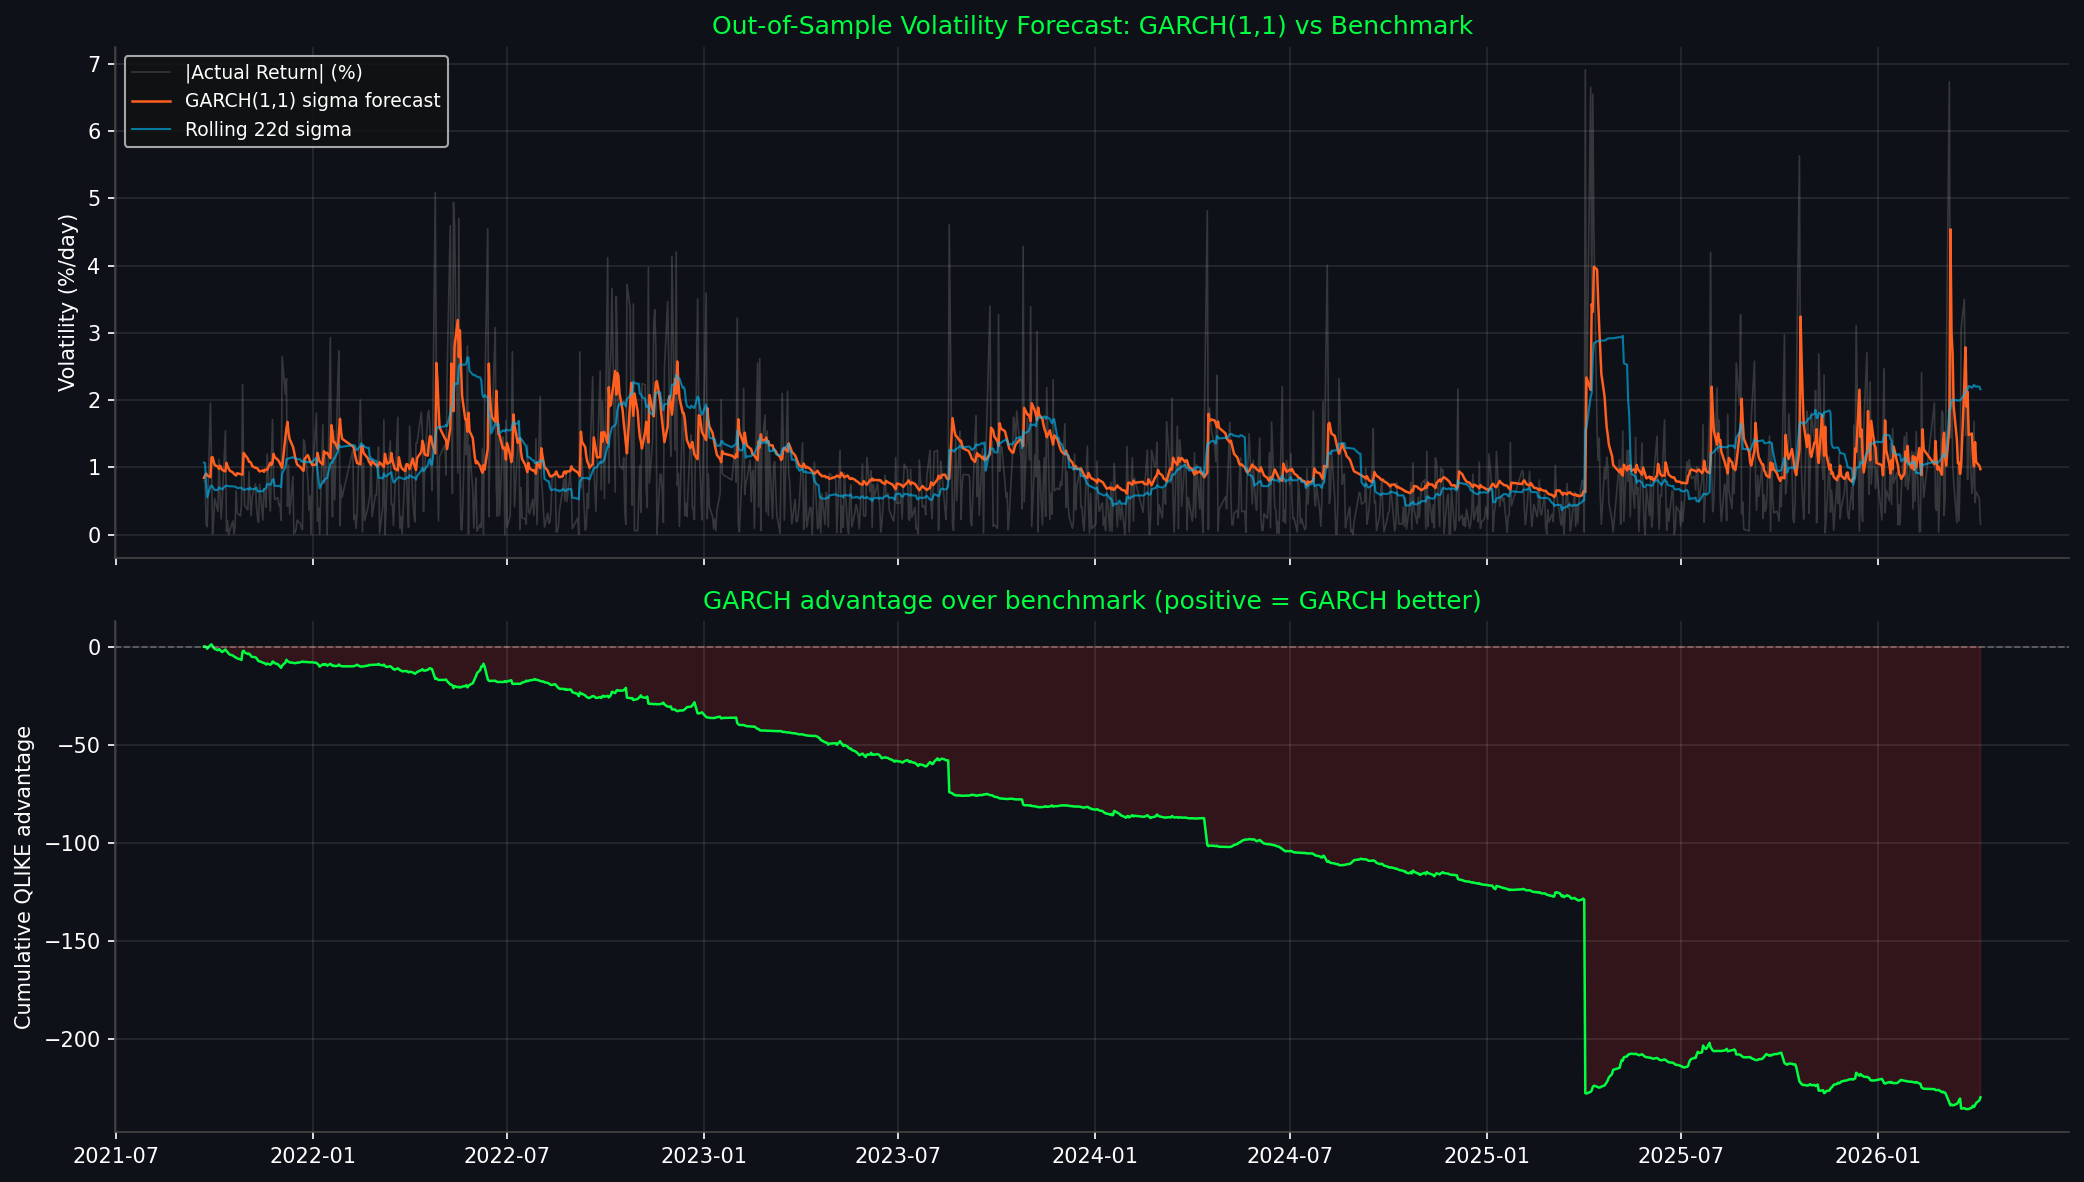

Here is the Python script that generated this plot:
"""
GARCH Forecast Evaluation -- Financial Entropy Agent
Out-of-sample rolling-window forecast validation: GARCH(1,1) vs 22-day rolling std.

Method:
    1. Load VNINDEX OHLCV from 2020-01-01
    2. Rolling 504-day training window, 1-step-ahead variance forecast
    3. Benchmark: simple 22-day rolling std
    4. QLIKE loss + MSE variance + Pearson correlation
    5. Time-series plot of forecasts vs realized, cumulative QLIKE advantage
"""

import sys
import os
import warnings
import numpy as np
import pandas as pd
import matplotlib
matplotlib.use("Agg")   # non-interactive — avoids blocking on headless terminals
import matplotlib.pyplot as plt
from arch import arch_model

warnings.filterwarnings("ignore")

# --- Allow imports from project root ---
sys.path.insert(0, os.path.join(os.path.dirname(__file__), ".."))

from skills.data_skill import get_latest_market_data

TRAIN_WINDOW: int = 504          # 2 trading years
OUTPUT_DIR: str   = os.path.dirname(__file__)


# ==============================================================================
# STEP 1: LOAD DATA
# ==============================================================================
def load_data(start_date: str = "2020-01-01") -> pd.DataFrame:
    print(f"[1/6] Fetching VNINDEX from {start_date} ...")
    df = get_latest_market_data(ticker="VNINDEX", start_date=start_date)
    if df is None or len(df) < TRAIN_WINDOW + 50:
        raise RuntimeError(f"Need at least {TRAIN_WINDOW + 50} trading days.")
    df = df.sort_index()
    print(f"      {len(df)} trading days loaded  [{df.index[0].date()} to {df.index[-1].date()}]")
    return df


# ==============================================================================
# STEP 2: ROLLING WINDOW FORECAST
# ==============================================================================
def run_rolling_forecast(df: pd.DataFrame) -> pd.DataFrame:
    print(f"[2/6] Rolling GARCH(1,1) forecast  (window={TRAIN_WINDOW}, step=1) ...")
    log_rets = np.log(df["Close"] / df["Close"].shift(1)).dropna() * 100
    n = len(log_rets)

    results: list[dict] = []

    for t in range(TRAIN_WINDOW, n - 1):
        train = log_rets.iloc[t - TRAIN_WINDOW : t]
        actual_return = log_rets.iloc[t]

        try:
            am  = arch_model(train, vol="Garch", p=1, q=1, dist="Normal")
            res = am.fit(disp="off", options={"maxiter": 300})
            forecast = res.forecast(horizon=1)
            sigma_forecast = float(forecast.variance.iloc[-1, 0] ** 0.5)
        except Exception:
            continue

        results.append({
            "date":             log_rets.index[t],
            "actual_return":    float(actual_return),
            "actual_sq_return": float(actual_return ** 2),
            "sigma_forecast":   sigma_forecast,
            "sigma_sq_forecast": sigma_forecast ** 2,
        })

        if len(results) % 100 == 0:
            print(f"  Processed {len(results)} forecasts ...")

    res_df = pd.DataFrame(results).set_index("date")
    print(f"      Total forecasts: {len(res_df)}")
    return res_df, log_rets


# ==============================================================================
# STEP 3: BENCHMARK — 22-DAY ROLLING STD
# ==============================================================================
def add_benchmark(res_df: pd.DataFrame, log_rets: pd.Series) -> pd.DataFrame:
    print("[3/6] Computing 22-day rolling std benchmark ...")
    rolling_std = log_rets.rolling(22).std()
    res_df["benchmark_sigma"] = rolling_std.reindex(res_df.index).values

    # Drop rows where benchmark is NaN (first 22 days of test period)
    res_df = res_df.dropna(subset=["benchmark_sigma"])
    # Guard: replace zero/negative benchmark with tiny floor to avoid log(0)
    res_df["benchmark_sigma"] = res_df["benchmark_sigma"].clip(lower=1e-8)
    print(f"      Benchmark rows after dropna: {len(res_df)}")
    return res_df


# ==============================================================================
# STEP 4: EVALUATION METRICS
# ==============================================================================
def qlike(realized_sq: np.ndarray, forecast_sq: np.ndarray) -> float:
    """
    QLIKE loss: mean(h_t/sigma_t^2 + log(sigma_t^2)) — Patton (2011).
    Equivalent robust form: mean(u - log(u) - 1) where u = realized/forecast.
    Lower is better. Robust to outliers vs MSE.
    """
    forecast_sq = np.clip(forecast_sq, 1e-12, None)   # avoid log(0)
    ratio = realized_sq / forecast_sq
    ratio = np.clip(ratio, 1e-12, None)
    return float(np.mean(ratio - np.log(ratio) - 1))


def evaluate(res_df: pd.DataFrame) -> dict:
    print("[4/6] Computing evaluation metrics ...")

    r2   = res_df["actual_sq_return"].values
    g2   = res_df["sigma_sq_forecast"].values
    b2   = (res_df["benchmark_sigma"].values) ** 2

    qlike_garch = qlike(r2, g2)
    qlike_bench = qlike(r2, b2)

    mse_garch = float(np.mean((r2 - g2) ** 2))
    mse_bench = float(np.mean((r2 - b2) ** 2))

    corr = float(res_df["sigma_forecast"].corr(res_df["actual_return"].abs()))

    print(f"\n  QLIKE - GARCH:     {qlike_garch:.4f}")
    print(f"  QLIKE - Rolling22: {qlike_bench:.4f}")
    print(f"  GARCH better (QLIKE): {qlike_garch < qlike_bench}")

    print(f"\n  MSE Variance - GARCH:     {mse_garch:.4f}")
    print(f"  MSE Variance - Rolling22: {mse_bench:.4f}")

    print(f"\n  Correlation(sigma_forecast, |r_actual|): {corr:.4f}")

    return {
        "qlike_garch": qlike_garch,
        "qlike_bench": qlike_bench,
        "mse_garch":   mse_garch,
        "mse_bench":   mse_bench,
        "corr":        corr,
    }


# ==============================================================================
# STEP 5: VISUALIZATION
# ==============================================================================
def plot_results(res_df: pd.DataFrame) -> None:
    print("[5/6] Generating plots ...")

    fig, axes = plt.subplots(2, 1, figsize=(14, 8), sharex=True)
    fig.patch.set_facecolor("#0E1117")
    for ax in axes:
        ax.set_facecolor("#0E1117")
        ax.tick_params(colors="white")
        ax.spines["bottom"].set_color("#444")
        ax.spines["left"].set_color("#444")
        ax.spines["top"].set_visible(False)
        ax.spines["right"].set_visible(False)
        ax.yaxis.label.set_color("white")
        ax.xaxis.label.set_color("white")
        ax.title.set_color("#00FF41")

    # --- Top: sigma forecast vs |actual return| ---
    axes[0].plot(res_df.index, res_df["actual_return"].abs(),
                 alpha=0.25, color="#AAAAAA", linewidth=0.8, label="|Actual Return| (%)")
    axes[0].plot(res_df.index, res_df["sigma_forecast"],
                 color="#FF5F1F", linewidth=1.2, label="GARCH(1,1) sigma forecast")
    axes[0].plot(res_df.index, res_df["benchmark_sigma"],
                 color="#00BFFF", linewidth=1.0, alpha=0.6, label="Rolling 22d sigma")
    axes[0].legend(facecolor="#111", labelcolor="white", fontsize=9)
    axes[0].set_ylabel("Volatility (%/day)")
    axes[0].set_title("Out-of-Sample Volatility Forecast: GARCH(1,1) vs Benchmark")
    axes[0].grid(alpha=0.1, color="white")

    # --- Bottom: cumulative QLIKE advantage ---
    g2  = res_df["sigma_sq_forecast"].values.clip(1e-12)
    b2  = (res_df["benchmark_sigma"].values ** 2).clip(1e-12)
    r2  = res_df["actual_sq_return"].values

    def _pointwise_qlike(r2_arr: np.ndarray, s2_arr: np.ndarray) -> np.ndarray:
        ratio = np.clip(r2_arr / s2_arr, 1e-12, None)
        return ratio - np.log(ratio) - 1

    ql_garch = _pointwise_qlike(r2, g2)
    ql_bench = _pointwise_qlike(r2, b2)
    cum_diff  = (ql_bench - ql_garch).cumsum()

    axes[1].plot(res_df.index, cum_diff, color="#00FF41", linewidth=1.2)
    axes[1].axhline(0, color="white", linestyle="--", alpha=0.3, linewidth=0.8)
    axes[1].fill_between(res_df.index, cum_diff, 0,
                          where=(cum_diff > 0), alpha=0.15, color="#00FF41")
    axes[1].fill_between(res_df.index, cum_diff, 0,
                          where=(cum_diff < 0), alpha=0.15, color="#FF3131")
    axes[1].set_ylabel("Cumulative QLIKE advantage")
    axes[1].set_title("GARCH advantage over benchmark (positive = GARCH better)")
    axes[1].grid(alpha=0.1, color="white")

    plt.tight_layout()
    out_path = os.path.join(OUTPUT_DIR, "garch_forecast_eval.png")
    plt.savefig(out_path, dpi=150, bbox_inches="tight", facecolor=fig.get_facecolor())
    plt.close()
    print(f"      Plot saved: {out_path}")


# ==============================================================================
# STEP 6: SUMMARY
# ==============================================================================
def print_summary(res_df: pd.DataFrame, metrics: dict) -> None:
    qg  = metrics["qlike_garch"]
    qb  = metrics["qlike_bench"]
    improvement_pct = (1 - qg / qb) * 100 if qb != 0 else float("nan")

    print("\n" + "=" * 50)
    print("=== GARCH FORECAST EVALUATION ===")
    print("=" * 50)
    print(f"Test period : {res_df.index[0].date()} to {res_df.index[-1].date()}")
    print(f"N forecasts : {len(res_df)}")
    print(f"Train window: {TRAIN_WINDOW} days")
    print()
    print(f"QLIKE  GARCH:     {qg:.4f}")
    print(f"QLIKE  Rolling22: {qb:.4f}")
    print(f"Improvement:      {improvement_pct:+.1f}%  ({'GARCH better' if qg < qb else 'Benchmark better'})")
    print()
    print(f"MSE Variance  GARCH:     {metrics['mse_garch']:.4f}")
    print(f"MSE Variance  Rolling22: {metrics['mse_bench']:.4f}")
    print()
    print(f"Correlation(sigma_forecast, |r_actual|): {metrics['corr']:.4f}")

    if qg < qb and metrics["corr"] > 0.2:
        print("\nPASS  (GARCH outperforms on QLIKE and shows positive forecast correlation)")
    elif qg < qb:
        print("\nPARTIAL PASS  (GARCH better QLIKE, but low forecast correlation)")
    else:
        print("\nFAIL  (Benchmark outperforms GARCH on QLIKE)")


# ==============================================================================
# MAIN
# ==============================================================================
def run_evaluation(start_date: str = "2020-01-01") -> None:
    df = load_data(start_date)
    res_df, log_rets = run_rolling_forecast(df)
    res_df  = add_benchmark(res_df, log_rets)
    metrics = evaluate(res_df)
    plot_results(res_df)
    print_summary(res_df, metrics)


if __name__ == "__main__":
    run_evaluation(start_date="2020-01-01")
